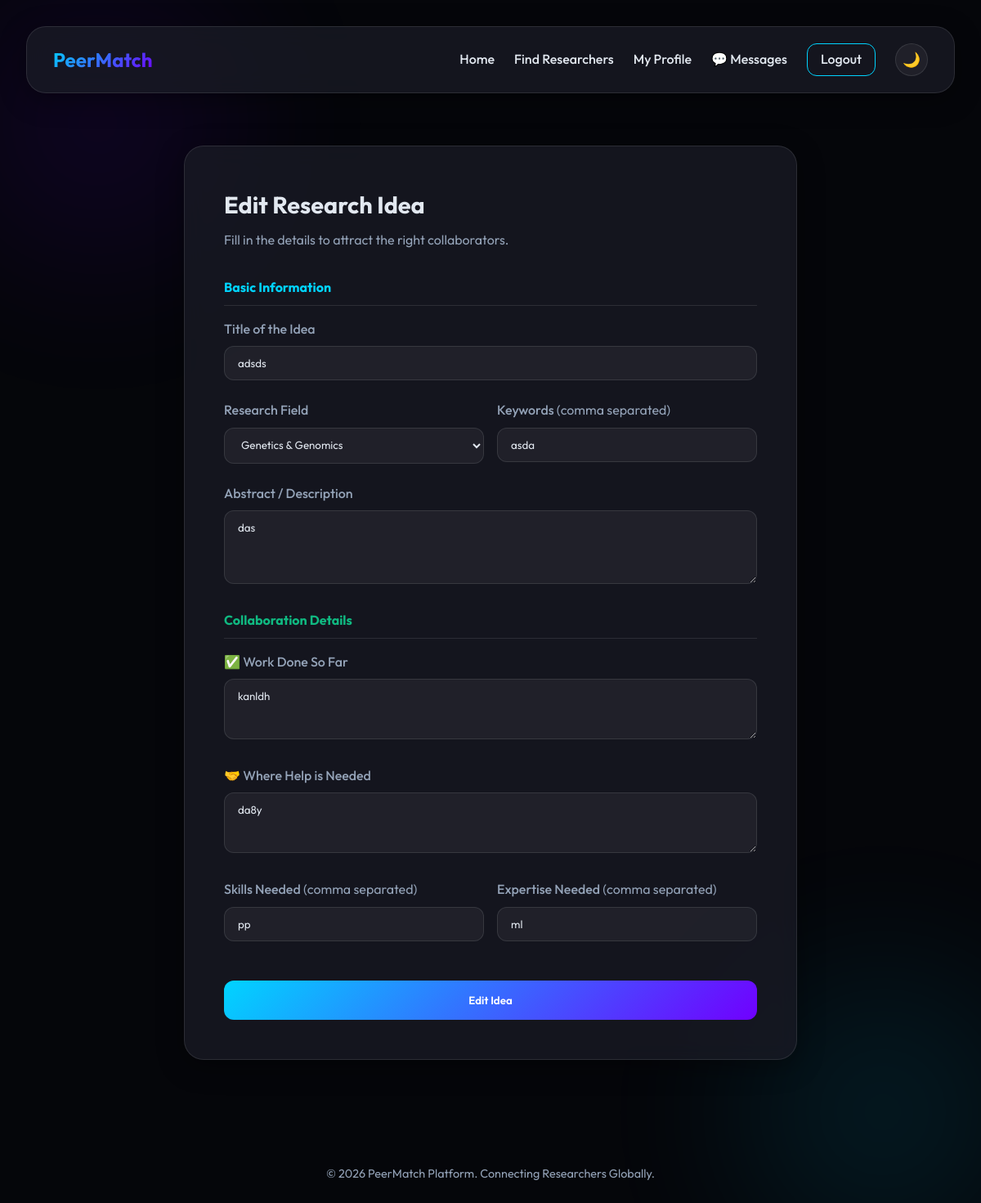
The app's page /idea/edit/1/ (signed in) with its own data.
### core/models.py (models this page shows, shortened)
class Idea(models.Model):
    author = models.ForeignKey(User, on_delete=models.CASCADE, related_name='ideas')
    title = models.CharField(max_length=200)
    description = models.TextField()
    field = models.CharField(max_length=100)
    keywords = models.CharField(max_length=200, blank=True, null=True)
    date_posted = models.DateTimeField(default=timezone.now)
    progress = models.TextField(blank=True, null=True)
    help_needed = models.TextField(blank=True, null=True)
    skills_needed = models.CharField(max_length=300, blank=True, null=True)
    expertise_needed = models.CharField(max_length=300, blank=True, null=True)

### core/views.py (the view, shortened to what this page needs)
# urls.py: path('idea/edit/<int:id>/', views.edit_idea, name='edit_idea'),
@login_required
def edit_idea(request, id):
    idea = get_object_or_404(Idea, id=id)
    if idea.author != request.user:
        messages.error(request, 'Unauthorized')
        return redirect('my_profile')
    return render(request, 'idea_form.html', {'action': 'Edit', 'idea': idea})

### core/context_processors.py (called while the page is built)
def global_constants(request):
    return {
        'RESEARCH_FIELDS': RESEARCH_FIELDS,
        'app_name': 'PeerMatch',
    }

### core/templates/idea_form.html (shortened to what this page needs)
{% extends "layout.html" %}
{% load static %}
{% block content %}
<div style="display: flex; justify-content: center; min-height: 80vh; padding: 2rem 0;">
    <div class="glass" style="padding: 3rem; width: 100%; max-width: 750px; align-self: flex-start;">
        <h2 style="margin-bottom: 0.5rem; font-size: 1.8rem;">{{ action }} Research Idea</h2>
        <p style="color: var(--text-muted); margin-bottom: 2rem;">Fill in the details to attract the right
            collaborators.</p>
        <form method="POST">
            <h4
                style="color: var(--primary-color); margin-bottom: 1rem; padding-bottom: 0.5rem; border-bottom: 1px solid var(--glass-border);">
                Basic Information</h4>
            <div class="form-group">
                <label>Title of the Idea</label>
                <input type="text" name="title" required value="{{ idea.title|default:'' }}"
                    placeholder="A compelling research direction...">
            </div>
            <div style="display: grid; grid-template-columns: 1fr 1fr; gap: 1rem;">
                <div class="form-group">
                    <label>Research Field</label>
                    <select name="field">
                        {% for f in RESEARCH_FIELDS %}
                        <option value="{{ f }}" {% if idea and idea.field == f %}selected{% endif %}>{{ f }}</option>
                        {% endfor %}
                    </select>
                </div>
                <div class="form-group">
                    <label>Keywords <span style="color: var(--text-muted); font-weight: 400;">(comma
                            separated)</span></label>
                    <input type="text" name="keywords" value="{{ idea.keywords|default:'' }}"
                        placeholder="AI, Genomics, Climate...">
                </div>
            </div>
            <div class="form-group">
                <label>Abstract / Description</label>
                <textarea name="description" rows="4" required
                    placeholder="Describe your research idea in detail...">{{ idea.description|default:'' }}</textarea>
            </div>
            <h4
                style="color: var(--success); margin: 1.5rem 0 1rem; padding-bottom: 0.5rem; border-bottom: 1px solid var(--glass-border);">
                Collaboration Details</h4>
            <div class="form-group">
                <label>&#9989; Work Done So Far</label>
                <textarea name="progress" rows="3"
                    placeholder="What has already been completed, prototyped, or researched?">{{ idea.progress|default:'' }}</textarea>
            </div>
            <div class="form-group">
                <label>&#129309; Where Help is Needed</label>
                <textarea name="help_needed" rows="3"
                    placeholder="Exactly what you need help with and at what stage of the research...">{{ idea.help_needed|default:'' }}</textarea>
            </div>
            <div style="display: grid; grid-template-columns: 1fr 1fr; gap: 1rem;">
                <div class="form-group">
                    <label>Skills Needed <span style="color: var(--text-muted); font-weight: 400;">(comma
                            separated)</span></label>
                    <input type="text" name="skills_needed" value="{{ idea.skills_needed|default:'' }}"
                        placeholder="Python, Data Analysis, Lab Work...">
                </div>
                <div class="form-group">
                    <label>Expertise Needed <span style="color: var(--text-muted); font-weight: 400;">(comma
                            separated)</span></label>
                    <input type="text" name="expertise_needed" value="{{ idea.expertise_needed|default:'' }}"
                        placeholder="Machine Learning, Biochemistry...">
                </div>
            </div>
            <button type="submit" class="btn btn-primary" style="width: 100%; margin-top: 1.5rem; padding: 1rem;">
                {{ action }} Idea
            </button>
        </form>
    </div>
</div>
{% endblock %}

### core/static/css/index.css (style rules this page uses)
:root { --bg-color: #05060a; --surface-color: rgba(26, 27, 38, 0.75); --glass-border: rgba(255, 255, 255, 0.1); --primary-color: #00d4ff; --secondary-color: #7000ff; --text-color: #e2e8f0; --text-muted: #94a3b8; --success: #10b981; --danger: #ef4444; --warning: #f59e0b; --font-main: 'Outfit', sans-serif; --transition: all 0.3s cubic-bezier(0.4, 0, 0.2, 1); --input-bg: rgba(255, 255, 255, 0.05); --shadow: 0 8px 32px 0 rgba(0, 0, 0, 0.37); --select-bg: #1a1b26; --select-color: #e2e8f0; }
* { margin: 0; padding: 0; box-sizing: border-box; }
body { font-family: var(--font-main); background-color: var(--bg-color); color: var(--text-color); line-height: 1.6; overflow-x: hidden; min-height: 100vh; transition: background-color 0.3s, color 0.3s; }
body::before { content: ''; position: fixed; top: -10%; left: -10%; width: 40%; height: 40%; background: radial-gradient(circle, var(--secondary-color) 0%, transparent 70%); opacity: 0.12; z-index: -1; filter: blur(80px); }
body::after { content: ''; position: fixed; bottom: -10%; right: -10%; width: 40%; height: 40%; background: radial-gradient(circle, var(--primary-color) 0%, transparent 70%); opacity: 0.12; z-index: -1; filter: blur(80px); }
.glass { background: var(--surface-color); backdrop-filter: blur(14px); -webkit-backdrop-filter: blur(14px); border: 1px solid var(--glass-border); border-radius: 1.5rem; box-shadow: var(--shadow); }
.btn { padding: 0.75rem 1.5rem; border-radius: 0.75rem; border: none; cursor: pointer; font-weight: 600; font-family: inherit; transition: var(--transition); display: inline-flex; align-items: center; justify-content: center; gap: 0.5rem; text-decoration: none; white-space: nowrap; }
.btn-primary { background: linear-gradient(135deg, var(--primary-color), var(--secondary-color)); color: white; }
.form-group { margin-bottom: 1.5rem; }
.form-group label { display: block; margin-bottom: 0.5rem; font-weight: 500; color: var(--text-muted); }
input, select, textarea { width: 100%; padding: 0.75rem 1rem; background: var(--input-bg); border: 1px solid var(--glass-border); border-radius: 0.75rem; color: var(--text-color); font-family: inherit; transition: var(--transition); }
select option { background: var(--select-bg); color: var(--select-color); }
input::placeholder, textarea::placeholder { color: var(--text-muted); }

### records on screen
Idea: title "adsds", field "Genetics & Genomics", keywords "asda", description "das", progress "kanldh", help_needed "da8y", skills_needed "pp", expertise_needed "ml"

### other values on screen
{{ action }} "Edit"
